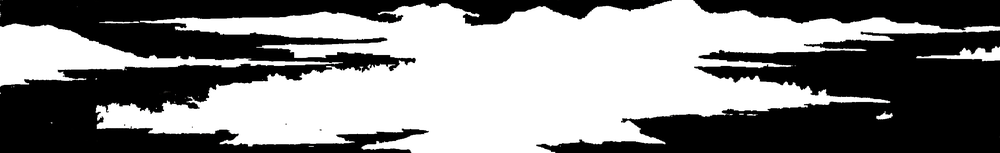
#> input picture Image_Analysis/Raw_Images/Black_White_Paintings/11_BW.png, 1000 x 153 px, shrunk from 2750 x 420 before the run, found by its file name
$ jupyter execute --allow-errors Contour_Analysis.ipynb
#> lines starting #> are read from the running program, lines starting #| are printed output that depends on the picture
### This Notebook contains an analysis upon a group of images of Ancient Chinese Landscape Paintings.

### Topics:

- Image analysis
- Contour analysis
- OpenCV
- PIL.Image
- scipy.signal
- Curve fitting

### Motivation:

In the study of Urban Aesthetics, one important application is about how to construct a centralized business district, such as Lujiazui Financial District of Shanghai or Manhattan borough of New York City, so that it can exhibit a beautiful and representitative skyline when people look at the district from the other side of a river. Looking at Downtown Manhattan from Jersey City across Hudson River, for example. Or in Shanghai, China, we can have a nice view of the other side of Huangpu River when we take a walk along The Bund (Waitan).

This application is essential to nowadays urban planning because a centralized business district can always represent the humanity and the economy of a cosmopolis. In this notebook, I want to make a study of the ***Skyline*** of a district. More specifically, one innovative approach/question is proposed here:

- Can we find any design insight for a modern city skyline from the skylines appeared in Ancient Chinese Landscape Paintings?

This is a brand-new approach called "Landscape City Planning", and seldom it has research materials to the public. Let's try to open the black box. At least, provide some quantitative and logic foundations for this planning idea.

### Goals:

- Get design insights, or find some patterns of skylines via landscape contour analysis.

### Main procedures:

- Firstly read the painting images, cut them with scale remained.
- Then, use Python tools to obtain their main contours where contours are in png format.
- We then retrieve data points from the contour images.
- For a quantitative analysis, we do an approximation for newly-generated data points to make the contour curve more smooth.
- Finally, we want to summarize some features that all the images share.

---------------------------------------
## My Work:

### Cut the image

[cell 1]
from PIL import Image
RELATIVE_PATH = r"Image_Analysis\Raw_Images\Black_White_Paintings\11_BW.png"
im = Image.open(RELATIVE_PATH)
#> im is the input picture: PIL image 1000x153 RGBA; mean R, G, B, A 131.4, 131.4, 131.4, 255

# Size of the image in pixels (size of orginal image)
# (This is not mandatory)
width, height = im.size
#> width = 1000; height = 153
print(f'Size of the painting: {width} x {height}')
#| Size of the painting: 1000 x 153
# Setting the points for cropped image
# Setting the points for cropped image
left = 0
top = 0
right = width
#> right = 1000
bottom = 75
print(f"bottom = {bottom}")
# Cropped image of above dimension
# (It will not change orginal image)
im1 = im.crop((left, top, right, bottom))
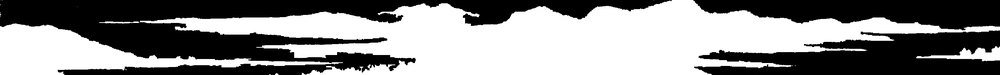
#> im1: PIL image 1000x75 RGBA; mean R, G, B, A 134.8, 134.7, 134.7, 255
w1, h1 = im1.size
#> w1 = 1000; h1 = 75
print(f'Size of skyline image: {w1} x {h1}')
#| Size of skyline image: 1000 x 75

# Shows the image in image viewer
im1.show()
SAVE_PATH = r"Image_Analysis\Cutted_Black_White\11_Cutted.png"
im1.save(SAVE_PATH)

Cutting - level of `bottom`

|Paiting_num|original_size|bottom|new_size|
|-----|-----|-----|-----|
| 1  |2142 x 823|275|2142 x 275|
| 2  |5920 x 1256|600|5920 x 600|
| 3 |6090 x 966|850|6090 x 850|
| 4  |16384 x 767|700|16384 x 700|
| 5  |5691 x 628|400|5691 x 628|
| 6 |5713 x 406|210|5713 x 210|
| 7  |16384 x 889|889|16384 x 889|
| 8  |9228 x 1582|700|9228 x 700|
| 9 |1689 x 173|100|1689 x 173|
| 10  |1777 x 312|145|1777 x 145|
| 11  |2750 x 420|75|2750 x 75|
| 12 |1654 x 526|250|1654 x 250|
| 13  |2380 x 567|250|2380 x 567|
| 14  |1010 x 250|250|1010 x 250|
| 15 |13590 x 2177|1400|13590 x 1400|
| 16  |1692 x 671|300|1692 x 300|
| 17  |1215 x 534|350|1215 x 350|
| 18 |1678 x 368|125|1678 x 125|
| 19  |1722 x 220|130|1722 x 130|
| 20 |13680 x 1747|800|13680 x 800|
| 21 |1726 x 336|275|1726 x 275|
| 22 |1728 x 480|390|1728 x 390|

### Read the contour

[cell 2]
from PIL import Image
from pylab import *

# read image to array
im = array(Image.open(SAVE_PATH).convert('L'))
#> im: shape (75, 1000)

# from scipy.ndimage.filters import gaussian_filter
# im = gaussian_filter(im, sigma=2)

### Generate Contour curve and store

[cell 3]
plt.figure(figsize = (15,1))
myplot = contour(im, levels=[100], colors='black', origin='image')
axis('equal')
SAVE_PATH_2 = r"Image_Analysis\Contour_Images\11_Contour.png"
plt.savefig(SAVE_PATH_2)
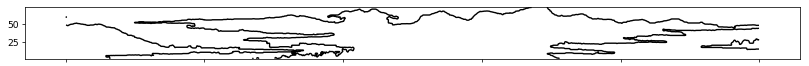
#> figure drawn by matplotlib, 1 panel

$ run again, with Image_Analysis/Raw_Images/Black_White_Paintings/10_BW.png copied over Image_Analysis/Raw_Images/Black_White_Paintings/11_BW.png
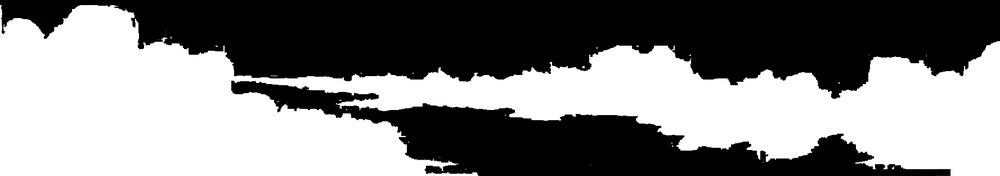
#> input picture Image_Analysis/Raw_Images/Black_White_Paintings/10_BW.png, 1000 x 176 px, shrunk from 1777 x 312 before the run, found by its file name
#> im is the input picture: PIL image 1000x176 RGBA; mean R, G, B, A 130, 130, 130, 255
#| Size of the painting: 1000 x 176
#> `im1 = im.crop((left, top, right, bottom))`:
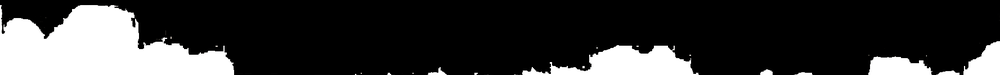
#> im1: PIL image 1000x75 RGBA; mean R, G, B, A 52.5, 52.5, 52.5, 255
#| Size of skyline image: 1000 x 75
#> im: shape (75, 1000)
#> `plt.savefig(SAVE_PATH_2)`:
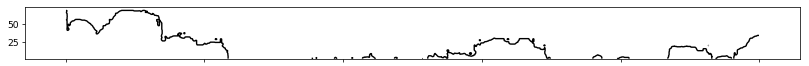
#> figure drawn by matplotlib, 1 panel

$ run again, with Image_Analysis/Raw_Images/Black_White_Paintings/12_BW.png copied over Image_Analysis/Raw_Images/Black_White_Paintings/11_BW.png
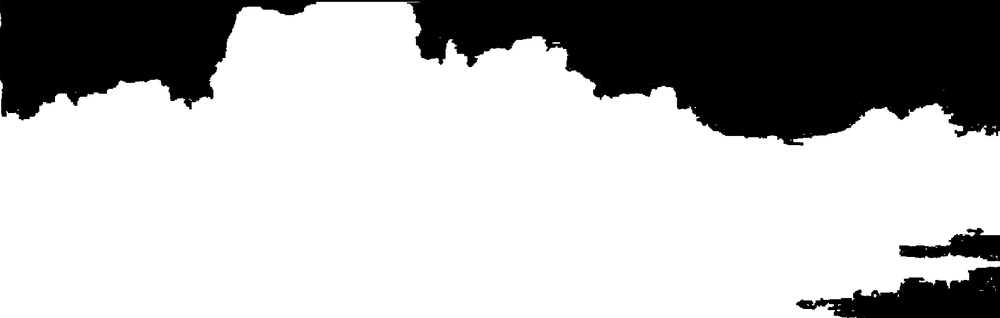
#> input picture Image_Analysis/Raw_Images/Black_White_Paintings/12_BW.png, 1000 x 318 px, shrunk from 1654 x 526 before the run, found by its file name
#> im is the input picture: PIL image 1000x318 RGBA; mean R, G, B, A 184.2, 184.2, 184.2, 255
#| Size of the painting: 1000 x 318
#> `im1 = im.crop((left, top, right, bottom))`:
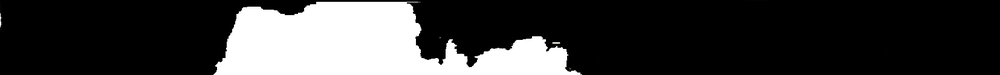
#> im1: PIL image 1000x75 RGBA; mean R, G, B, A 57.8, 57.8, 57.8, 255
#| Size of skyline image: 1000 x 75
#> im: shape (75, 1000)
#> `plt.savefig(SAVE_PATH_2)`:
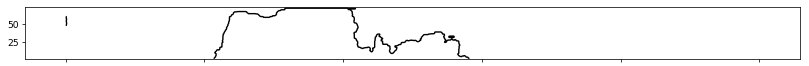
#> figure drawn by matplotlib, 1 panel

$ run again, with Image_Analysis/Raw_Images/Black_White_Paintings/13_BW.png copied over Image_Analysis/Raw_Images/Black_White_Paintings/11_BW.png
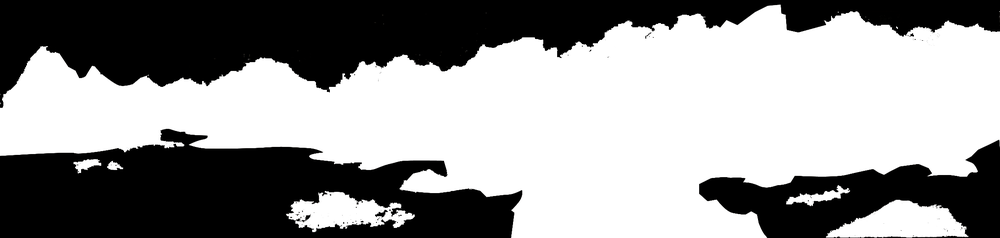
#> input picture Image_Analysis/Raw_Images/Black_White_Paintings/13_BW.png, 1000 x 238 px, shrunk from 2380 x 567 before the run, found by its file name
#> im is the input picture: PIL image 1000x238 RGBA; mean R, G, B, A 147.6, 147.6, 147.6, 255
#| Size of the painting: 1000 x 238
#> `im1 = im.crop((left, top, right, bottom))`:
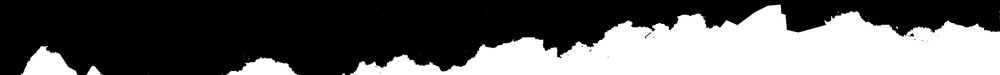
#> im1: PIL image 1000x75 RGBA; mean R, G, B, A 93.4, 93.4, 93.4, 255
#| Size of skyline image: 1000 x 75
#> im: shape (75, 1000)
#> `plt.savefig(SAVE_PATH_2)`:
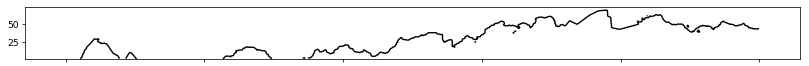
#> figure drawn by matplotlib, 1 panel
